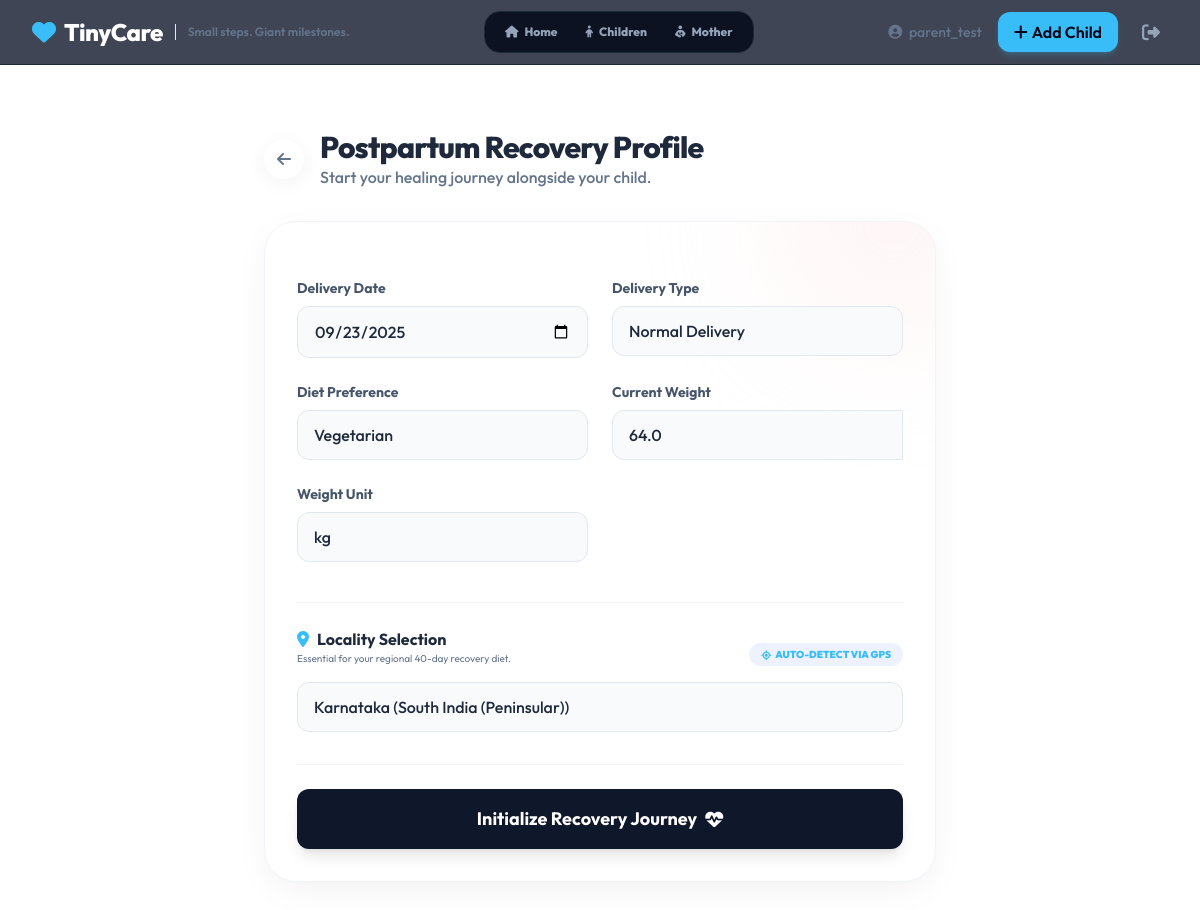
/maternal/profile/ (signed in), run on an earlier commit of the app's database.
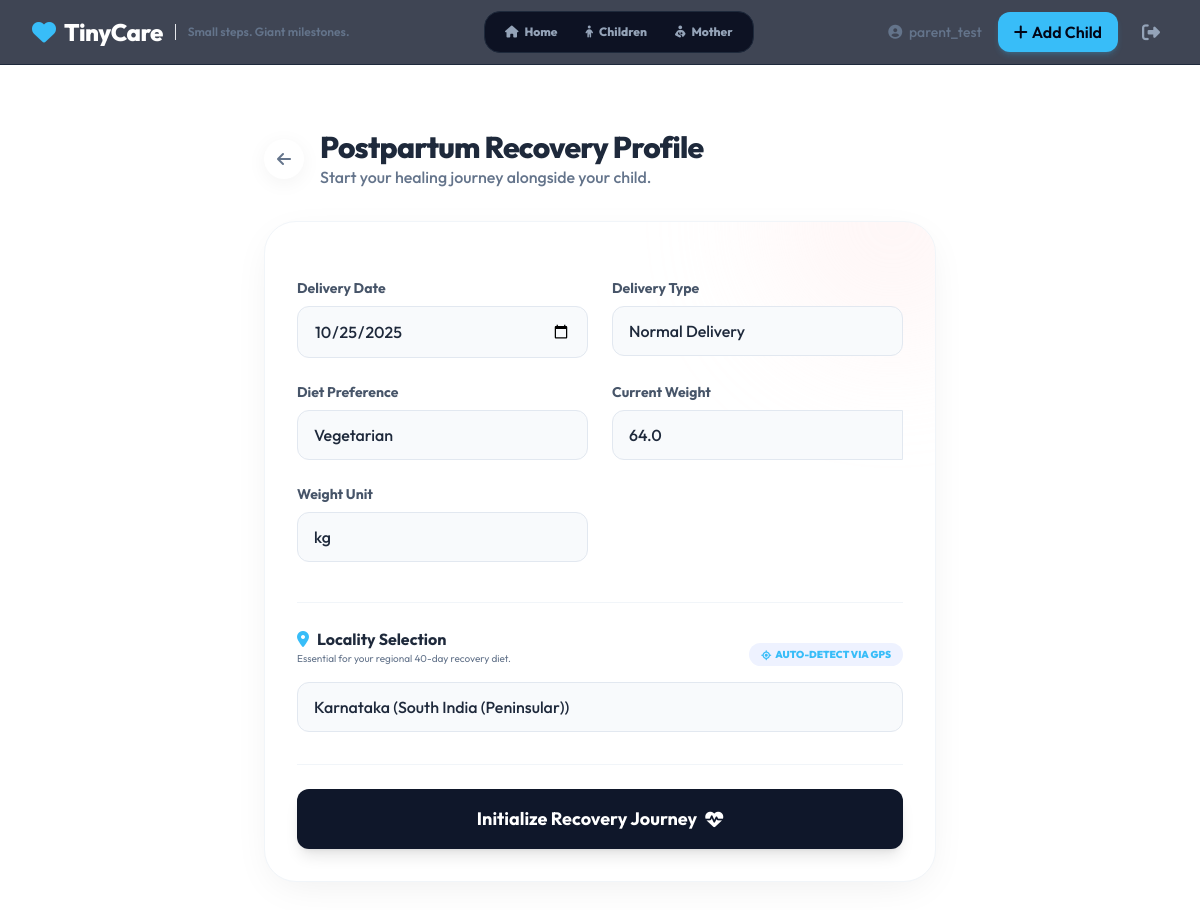
And on a later commit of the database.
### health/models.py (models this page shows, shortened)
class MotherProfile(models.Model):
    DELIVERY_CHOICES = [('normal', 'Normal Delivery'), ('c-section', 'C-Section')]
    DIET_CHOICES = [('veg', 'Vegetarian'), ('non-veg', 'Non-Vegetarian')]
    user = models.OneToOneField(settings.AUTH_USER_MODEL, on_delete=models.CASCADE, related_name='mother_profile')
    delivery_date = models.DateField()
    delivery_type = models.CharField(max_length=20, choices=DELIVERY_CHOICES)
    diet_preference = models.CharField(max_length=20, choices=DIET_CHOICES, default='veg')
    current_weight = models.FloatField(null=True, blank=True, help_text="Stored in KG")
    weight_unit = models.CharField(max_length=5, choices=[('kg', 'kg'), ('g', 'g')], default='kg')
    last_systolic_bp = models.IntegerField(null=True, blank=True)
    last_diastolic_bp = models.IntegerField(null=True, blank=True)
    created_at = models.DateTimeField(auto_now_add=True)
    updated_at = models.DateTimeField(auto_now=True)

### health/views.py (the view)
# urls.py: path('maternal/profile/', views.manage_mother_profile, name='manage_mother_profile'),
@login_required
@user_passes_test(is_parent)
def manage_mother_profile(request):
    mother = getattr(request.user, 'mother_profile', None)
    if request.method == 'POST':
        form = MotherProfileForm(request.POST, instance=mother)
        locality_id = request.POST.get('locality')
        if form.is_valid():
            mother = form.save(commit=False)
            mother.user = request.user
            mother.save()
            if locality_id:
                request.user.locality_id = locality_id
                request.user.save()
            return redirect('parent_dashboard')
    else:
        form = MotherProfileForm(instance=mother)
    from .models import Locality
    localities = Locality.objects.all()
    return render(request, 'health/manage_mother_profile.html', {
        'form': form,
        'localities': localities
    })

### health/forms.py
class MotherProfileForm(forms.ModelForm):
    class Meta:
        model = MotherProfile
        fields = ['delivery_date', 'delivery_type', 'diet_preference', 'current_weight', 'weight_unit']
        widgets = {
            'delivery_date': forms.DateInput(attrs={'type': 'date'}),
        }

### health/views.py (called while the page is built)
def is_parent(user):
    return user.is_authenticated and user.is_parent

### health/templates/health/manage_mother_profile.html (shortened to what the changed rows need)
{% extends 'health/base.html' %}
{% block content %}
<div class="max-w-2xl mx-auto mt-8">
    <div class="mb-8 flex items-center gap-4">
        <div>
            <h1 class="text-3xl font-extrabold text-slate-800 tracking-tight">Postpartum Recovery Profile</h1>
        </div>
    </div>
    <div class="bg-white rounded-[2rem] shadow-dribbble border border-slate-100 p-8 relative overflow-hidden">
        <form method="post" class="space-y-6 relative z-10">
            <div class="grid grid-cols-1 md:grid-cols-2 gap-6">
                <div>
                    <label class="block text-sm font-bold text-slate-600 mb-2">Delivery Date</label>
                    <input type="date" name="{{ form.delivery_date.name }}" value="{{ form.delivery_date.value|date:'Y-m-d'|default:'' }}" required
                           class="w-full px-4 py-3 bg-slate-50 border border-slate-200 rounded-xl focus:outline-none focus:ring-2 focus:ring-primary/20 focus:border-primary transition-all text-slate-800 font-medium">
                </div>
                <div>
                    <label class="block text-sm font-bold text-slate-600 mb-2">Delivery Type</label>
                    <select name="{{ form.delivery_type.name }}" required
                            class="w-full px-4 py-3 bg-slate-50 border border-slate-200 rounded-xl focus:outline-none focus:ring-2 focus:ring-primary/20 focus:border-primary transition-all text-slate-800 font-medium appearance-none">
                        {% for value, label in form.fields.delivery_type.choices %}
                            <option value="{{ value }}" {% if form.delivery_type.value == value %}selected{% endif %}>{{ label }}</option>
                        {% endfor %}
                    </select>
                </div>
                <div>
                    <label class="block text-sm font-bold text-slate-600 mb-2">Diet Preference</label>
                    <select name="{{ form.diet_preference.name }}" required
                            class="w-full px-4 py-3 bg-slate-50 border border-slate-200 rounded-xl focus:outline-none focus:ring-2 focus:ring-primary/20 focus:border-primary transition-all text-slate-800 font-medium appearance-none">
                        {% for value, label in form.fields.diet_preference.choices %}
                            <option value="{{ value }}" {% if form.diet_preference.value == value %}selected{% endif %}>{{ label }}</option>
                        {% endfor %}
                    </select>
                </div>
                <div>
                    <label class="block text-sm font-bold text-slate-600 mb-2">Current Weight</label>
                    <input type="number" step="0.1" name="{{ form.current_weight.name }}" value="{{ form.current_weight.value|default:'' }}"
                           class="w-full px-4 py-3 bg-slate-50 border border-slate-200 rounded-l-xl focus:outline-none focus:ring-2 focus:ring-primary/20 focus:border-primary transition-all text-slate-800 font-medium"
                           placeholder="0.0">
                </div>
                <div>
                    <label class="block text-sm font-bold text-slate-600 mb-2">Weight Unit</label>
                    <select name="{{ form.weight_unit.name }}"
                            class="w-full px-4 py-3 bg-slate-50 border border-slate-200 rounded-xl focus:outline-none focus:ring-2 focus:ring-primary/20 focus:border-primary transition-all text-slate-800 font-medium appearance-none">
                        {% for value, label in form.fields.weight_unit.choices %}
                            <option value="{{ value }}" {% if form.weight_unit.value == value %}selected{% endif %}>{{ label }}</option>
                        {% endfor %}
                    </select>
                </div>
            </div>
        </form>
    </div>
</div>
{% endblock %}

What changed in the data, as far as the page shows it:
changed MotherProfile "Normal Delivery": delivery_date "09/23/2025" → "10/25/2025"
